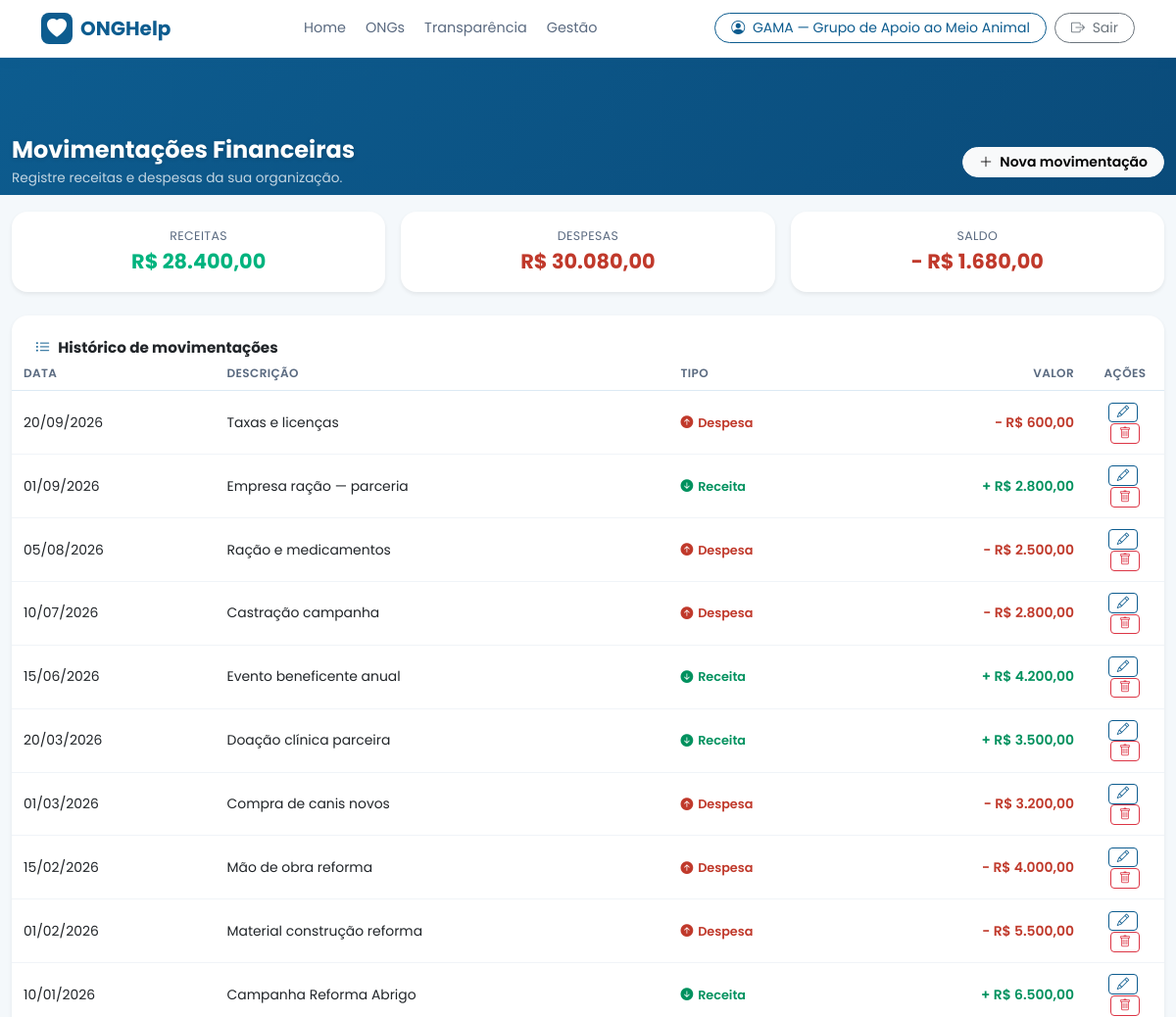
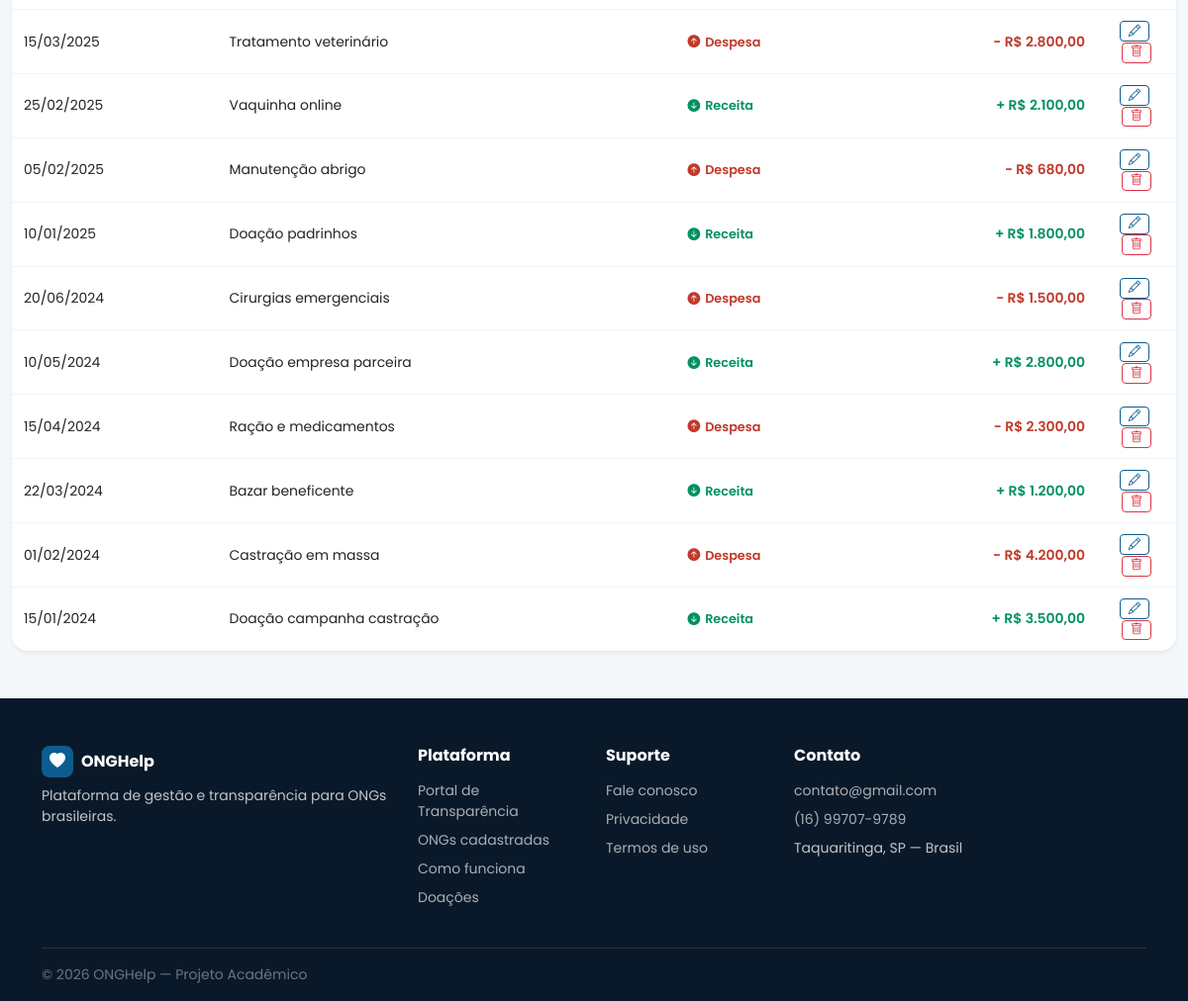
The app's page /pages/movimentacoes.php (signed in) with its own data (2 pictures, top to bottom).
### tables this page shows
CREATE TABLE `movimentacoes` (
  `id` int(10) UNSIGNED NOT NULL,
  `usuario_id` int(10) UNSIGNED NOT NULL,
  `tipo` enum('receita','despesa') NOT NULL,
  `descricao` varchar(255) NOT NULL,
  `valor` decimal(12,2) NOT NULL,
  `data_mov` date NOT NULL,
  `criado_em` datetime NOT NULL DEFAULT current_timestamp()
);

### pages/movimentacoes.php (the view, shortened to what this page needs)
<?php
require_once '../includes/db.php';
$id      = (int) $_SESSION['user_id'];
$movs = $pdo->prepare("SELECT * FROM movimentacoes WHERE usuario_id = ? ORDER BY data_mov DESC, id DESC");
$movs->execute([$id]);
$movimentacoes = $movs->fetchAll();
$totais = $pdo->prepare("
    SELECT tipo, COALESCE(SUM(valor), 0) AS total FROM movimentacoes WHERE usuario_id = ? GROUP BY tipo
");
$totais->execute([$id]);
$saldos = ['receita' => 0, 'despesa' => 0];
foreach ($totais->fetchAll() as $r) {
    $saldos[$r['tipo']] = (float)$r['total'];
}
$saldo = $saldos['receita'] - $saldos['despesa'];
include '../includes/header.php';
?>
<section style="background:var(--cor-fundo); min-height:80vh;">
  <div style="height:140px; background:linear-gradient(135deg,var(--cor-primaria),#0a4b7a);"></div>
  <div class="container pb-5" style="max-width:1320px; margin-top:-60px;">
    <div class="d-flex flex-wrap align-items-center justify-content-between mb-4 gap-2">
      <div>
        <h4 class="fw-bold mb-1 text-white" style="text-shadow:0 1px 4px rgba(0,0,0,.2);">Movimentações Financeiras</h4>
        <p class="mb-0" style="font-size:.85rem; color:rgba(255,255,255,.75);">
          Registre receitas e despesas da sua organização.
        </p>
      </div>
      <button class="btn btn-light rounded-pill px-3 btn-sm fw-semibold" data-bs-toggle="modal" data-bs-target="#modalMov">
        <i class="bi bi-plus-lg me-1"></i> Nova movimentação
      </button>
    </div>
    <div class="row g-3 mb-4">
      <div class="col-sm-4">
        <div class="card border-0 rounded-4 shadow-sm p-3 text-center">
          <div style="font-size:.78rem; color:var(--cor-texto-muted); text-transform:uppercase; letter-spacing:.4px;">Receitas</div>
          <div style="font-size:1.3rem; font-weight:700; color:var(--cor-secundaria);">
            R$ <?= number_format($saldos['receita'], 2, ',', '.') ?>
          </div>
        </div>
      </div>
      <div class="col-sm-4">
        <div class="card border-0 rounded-4 shadow-sm p-3 text-center">
          <div style="font-size:.78rem; color:var(--cor-texto-muted); text-transform:uppercase; letter-spacing:.4px;">Despesas</div>
          <div style="font-size:1.3rem; font-weight:700; color:#C0392B;">
            R$ <?= number_format($saldos['despesa'], 2, ',', '.') ?>
          </div>
        </div>
      </div>
      <div class="col-sm-4">
        <div class="card border-0 rounded-4 shadow-sm p-3 text-center">
          <div style="font-size:.78rem; color:var(--cor-texto-muted); text-transform:uppercase; letter-spacing:.4px;">Saldo</div>
          <div style="font-size:1.3rem; font-weight:700; color:<?= $saldo >= 0 ? 'var(--cor-secundaria)' : '#C0392B' ?>;">
            <?= $saldo >= 0 ? '+ ' : '- ' ?>R$ <?= number_format(abs($saldo), 2, ',', '.') ?>
          </div>
        </div>
      </div>
    </div>
    <div class="card border-0 rounded-4 shadow-sm">
      <div class="p-4 pb-0">
        <h6 class="fw-bold mb-0" style="font-size:.95rem;">
          <i class="bi bi-list-ul me-2" style="color:var(--cor-primaria);"></i>Histórico de movimentações
        </h6>
      </div>
      <div class="p-0">
        <?php if (empty($movimentacoes)): ?>
          <div class="p-4 text-center text-muted" style="font-size:.9rem;">
            Nenhuma movimentação cadastrada ainda.
          </div>
        <?php else: ?>
        <div style="overflow-x:auto;">
          <table class="tabela-mov" style="min-width:600px;">
            <thead>
              <tr>
                <th>Data</th>
                <th>Descrição</th>
                <th>Tipo</th>
                <th style="text-align:right;">Valor</th>
                <th style="text-align:center; width:80px;">Ações</th>
              </tr>
            </thead>
            <tbody>
              <?php foreach ($movimentacoes as $mov): ?>
              <tr>
                <td><?= date('d/m/Y', strtotime($mov['data_mov'])) ?></td>
                <td><?= htmlspecialchars($mov['descricao']) ?></td>
                <td>
                  <?php if ($mov['tipo'] === 'receita'): ?>
                    <span class="tipo-receita"><i class="bi bi-arrow-down-circle-fill"></i> Receita</span>
                  <?php else: ?>
                    <span class="tipo-despesa"><i class="bi bi-arrow-up-circle-fill"></i> Despesa</span>
                  <?php endif; ?>
                </td>
                <td style="text-align:right; font-weight:600; color:<?= $mov['tipo'] === 'receita' ? '#00915E' : '#C0392B' ?>;">
                  <?= ($mov['tipo'] === 'receita' ? '+ ' : '- ') ?>R$ <?= number_format((float)$mov['valor'], 2, ',', '.') ?>
                </td>
                <td style="text-align:center;">
                  <button class="btn btn-sm btn-outline-primary px-2 py-0 me-1" style="font-size:.78rem;"
                          onclick="editar(<?= $mov['id'] ?>, '<?= $mov['tipo'] ?>', '<?= htmlspecialchars($mov['descricao'], ENT_QUOTES) ?>', '<?= number_format((float)$mov['valor'], 2, '.', '') ?>', '<?= $mov['data_mov'] ?>')">
                    <i class="bi bi-pencil"></i>
                  </button>
                  <form method="POST" action="" style="display:inline;" onsubmit="return confirm('Excluir esta movimentação?');">
                    <button type="submit" class="btn btn-sm btn-outline-danger px-2 py-0" style="font-size:.78rem;">
                      <i class="bi bi-trash"></i>
                    </button>
                  </form>
                </td>
              </tr>
              <?php endforeach; ?>
            </tbody>
          </table>
        </div>
        <?php endif; ?>
      </div>
    </div>
  </div>
</section>
<?php include '../includes/footer.php'; ?>

### assets/css/global.css (style rules this page uses)
:root { --cor-primaria: #0D5C8F; --cor-secundaria: #00B37E; --cor-acento: #E8913A; --cor-fundo: #F4F8FB; --cor-texto: #1A2233; --cor-texto-muted: #5A6A80; --cor-hero-bg: #E8F2FA; --radius: 12px; --shadow-card: 0 4px 24px rgba(13,92,143,.10); --transicao: .25s ease; }
body { font-family: 'Poppins', sans-serif; color: var(--cor-texto); }
.btn-outline-primary { color: var(--cor-primaria); border-color: var(--cor-primaria); }
.tabela-mov { width: 100%; border-collapse: collapse; font-size: .87rem; }
.tabela-mov thead th { font-size: .75rem; text-transform: uppercase; letter-spacing: .4px; color: var(--cor-texto-muted); font-weight: 600; padding: .5rem .75rem; border-bottom: 1px solid #DCE9F4; }
.tabela-mov tbody td { padding: .65rem .75rem; border-bottom: 1px solid #f0f4f8; vertical-align: middle; }
.tabela-mov tbody tr:last-child td { border-bottom: none; }
.tipo-receita { display: inline-flex; align-items: center; gap: .3rem; color: #00915E; font-weight: 600; font-size: .8rem; }
.tipo-despesa { display: inline-flex; align-items: center; gap: .3rem; color: #C0392B; font-weight: 600; font-size: .8rem; }
html, body { height: 100%; }

### records on screen
movimentacoes: data_mov "20/09/2026", descricao "Taxas e licenças", tipo "despesa" (drawn), valor "600,00"
movimentacoes: data_mov "01/09/2026", descricao "Empresa ração — parceria", tipo "receita" (drawn), valor "2.800,00"
movimentacoes: data_mov "05/08/2026", descricao "Ração e medicamentos", tipo "despesa" (drawn), valor "2.500,00"
movimentacoes: data_mov "10/07/2026", descricao "Castração campanha", tipo "despesa" (drawn), valor "2.800,00"
movimentacoes: data_mov "15/06/2026", descricao "Evento beneficente anual", tipo "receita" (drawn), valor "4.200,00"
movimentacoes: data_mov "20/03/2026", descricao "Doação clínica parceira", tipo "receita" (drawn), valor "3.500,00"
movimentacoes: data_mov "01/03/2026", descricao "Compra de canis novos", tipo "despesa" (drawn), valor "3.200,00"
movimentacoes: data_mov "15/02/2026", descricao "Mão de obra reforma", tipo "despesa" (drawn), valor "4.000,00"
movimentacoes: data_mov "01/02/2026", descricao "Material construção reforma", tipo "despesa" (drawn), valor "5.500,00"
movimentacoes: data_mov "10/01/2026", descricao "Campanha Reforma Abrigo", tipo "receita" (drawn), valor "6.500,00"
movimentacoes: data_mov "15/03/2025", descricao "Tratamento veterinário", tipo "despesa" (drawn), valor "2.800,00"
movimentacoes: data_mov "25/02/2025", descricao "Vaquinha online", tipo "receita" (drawn), valor "2.100,00"
movimentacoes: data_mov "05/02/2025", descricao "Manutenção abrigo", tipo "despesa" (drawn), valor "680,00"
movimentacoes: data_mov "10/01/2025", descricao "Doação padrinhos", tipo "receita" (drawn), valor "1.800,00"
movimentacoes: data_mov "20/06/2024", descricao "Cirurgias emergenciais", tipo "despesa" (drawn), valor "1.500,00"
movimentacoes: data_mov "10/05/2024", descricao "Doação empresa parceira", tipo "receita" (drawn), valor "2.800,00"
movimentacoes: data_mov "15/04/2024", descricao "Ração e medicamentos", tipo "despesa" (drawn), valor "2.300,00"
movimentacoes: data_mov "22/03/2024", descricao "Bazar beneficente", tipo "receita" (drawn), valor "1.200,00"
movimentacoes: data_mov "01/02/2024", descricao "Castração em massa", tipo "despesa" (drawn), valor "4.200,00"
movimentacoes: data_mov "15/01/2024", descricao "Doação campanha castração", tipo "receita" (drawn), valor "3.500,00"

### other values on screen
$_SESSION['user_nome'] "GAMA — Grupo de Apoio ao Meio Animal"
$saldos['receita'] "28.400,00"
$saldos['despesa'] "30.080,00"
abs($saldo) "1.680,00"
